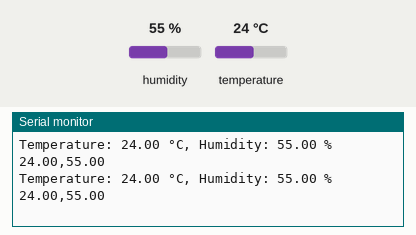
Recording of a sketch running on a simulated Arduino Uno, built with avr-gcc and run on an emulated ATmega328P. Parts: the last lines printed to the serial monitor. The test bench sets the inputs (shaded band); at power-on: humidity 55 %, temperature 24 °C.

Above: at 10.8 s.
10.9 s: humidity set to 22 %
At 20.7 s:
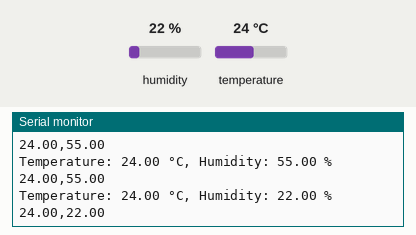
20.9 s: temperature set to 12 °C
At 30.7 s:
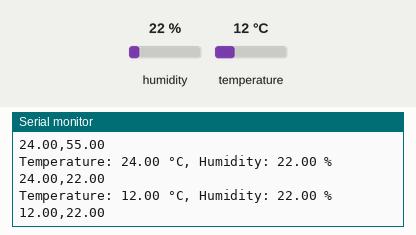
30.9 s: humidity set to 40 %
At 41.3 s:
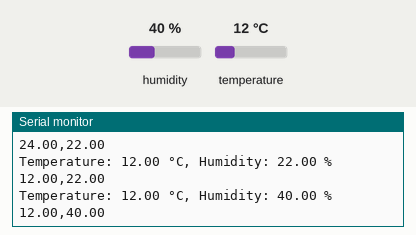
Timing chart, 0 to 42.8 s (numbered marks = the images above; inputs shaded):
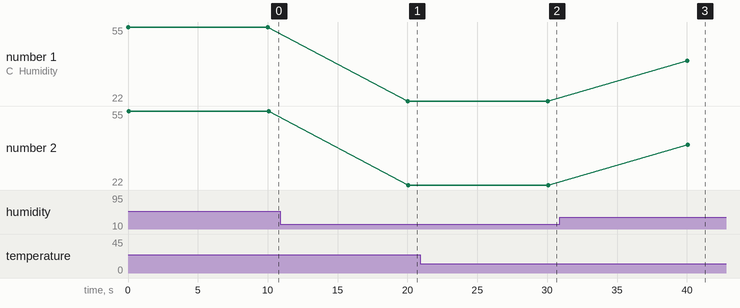

The sketch:

2.1Parduino.ino
```cpp
#include <DHT.h>

#define DHTPIN 2
#define DHTTYPE DHT22

DHT dht(DHTPIN, DHTTYPE);

void setup() {
    Serial.begin(9600);
    dht.begin();
}

void loop() {
    float temperature = dht.readTemperature();
    float humidity = dht.readHumidity();

    if (isnan(temperature) || isnan(humidity)) {
        Serial.println("Error, not able to get reading from DHT sensor!");
    } else {
        Serial.print("Temperature: ");
        Serial.print(temperature);
	        Serial.print(" °C, Humidity: ");
	        Serial.print(humidity);
	        Serial.println(" %");

	        Serial.print(temperature);
	        Serial.print(",");
	        Serial.println(humidity);
	    }

    delay(10000); 
}
```

Measured:
- after the input at 10.9 s, the serial monitor: prints a new line after 9.1 s (image 1)
- after the input at 20.9 s, the serial monitor: prints a new line after 9.1 s (image 2)
- after the input at 30.9 s, the serial monitor: prints a new line after 9.1 s (image 3)
- plotted number 1: 55 → 22 after the input at 10.9 s, 22 → 40 after the input at 30.9 s
- plotted number 2: 55 → 22 after the input at 10.9 s, 22 → 40 after the input at 30.9 s
